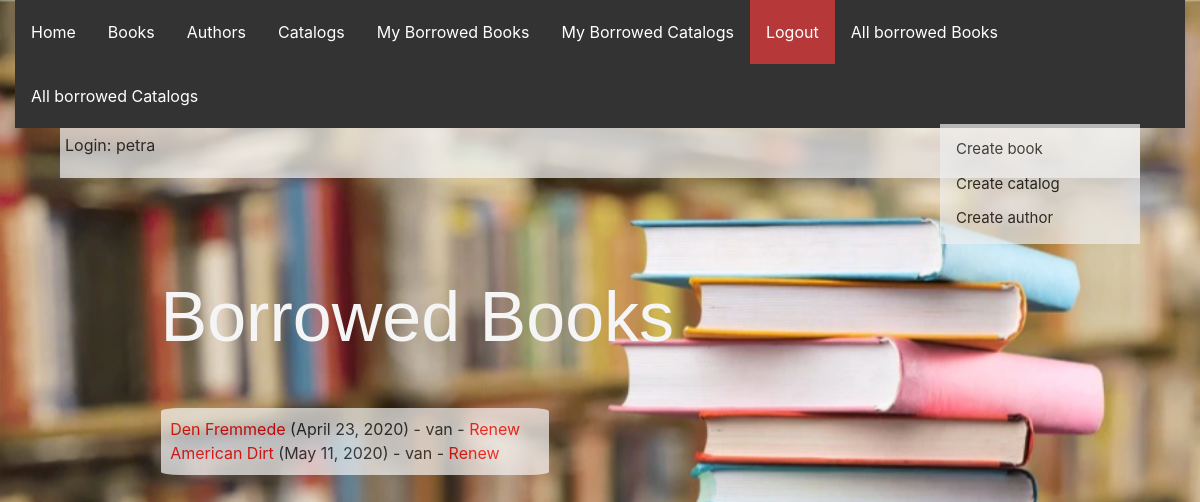
Page /library/borrowedbooks/ (signed in) on the committed database.
### library_app/models.py (models this page shows, shortened)
class BookInstance(models.Model):
    id = models.UUIDField(primary_key=True, default=uuid.uuid4,
                          help_text="Unique ID for book")
    book = models.ForeignKey('Book', on_delete=models.SET_NULL, null=True)
    imprint = models.CharField(max_length=200)
    due_back = models.DateField(null=True, blank=True)
    borrower = models.ForeignKey(User, on_delete=models.SET_NULL, null=True, blank=True)
    @property
    def is_overdue(self):
        if self.due_back and date.today() > self.due_back:
            return True
        return False
    LOAN_STATUS = (
        ('d', 'Maintenance'),
        ('o', 'On loan'),
        ('a', 'Available'),
        ('r', 'Reserved'),
    )
    status = models.CharField(
        max_length=1,
        choices=LOAN_STATUS,
        blank=True,
        default='d',
        help_text='Book availability')
    class Meta:
        ordering = ['due_back']
        permissions = (("can_mark_returned", "Set book as returned"),)

class Book(models.Model):
    title = models.CharField(max_length=200)
    author = models.ForeignKey('Author', on_delete=models.SET_NULL, null=True)
    summary = models.TextField(max_length=1000, help_text="Description of the book")
    isbn = models.CharField('ISBN', max_length=13,
                            help_text='13 Character <a href="https://www.isbn-international.org/content/what-isbn'
                                      '">ISBN number</a>')
    genre = models.ManyToManyField(Genre, help_text="Genre for this book")
    language = models.ForeignKey('Language', on_delete=models.SET_NULL, null=True)
    def display_genre(self):
        return ', '.join([genre.name for genre in self.genre.all()[:3]])
    display_genre.short_description = 'Genre'

### library_app/views.py (the view)
# urls.py: path(r'borrowedbooks/', views.LoanedBooksAllListView.as_view(), name='all-borrowed-books'),
class LoanedBooksAllListView(PermissionRequiredMixin, generic.ListView):
    model = BookInstance
    permission_required = 'library.can_mark_returned'
    template_name = 'library_app/bookinstance_list_borrowed_all.html'
    paginate_by = 10
    def get_queryset(self):
        return BookInstance.objects.filter(status__exact='o').order_by('due_back')

### library_app/templates/library_app/bookinstance_list_borrowed_all.html
{% extends "base.html" %}
{% block content %}
    <h1>Borrowed Books</h1>
     <div class = "container">
    {% if bookinstance_list %}
      {% for bookinst in bookinstance_list %}
      <div class="{% if bookinst.is_overdue %}text-danger{% endif %}">
        <a href="{% url 'book-detail' bookinst.book.pk %}">
        {{bookinst.book.title}}</a> ({{ bookinst.due_back }})
        {% if user.is_staff %}- {{ bookinst.borrower }}{% endif %}
         {% if perms.book.can_mark_returned %}- <a href="{% url 'renew-book-librarian' bookinst.id %}">Renew</a>
          {% endif %}
      </div>
      {% endfor %}
    {% else %}
      <p>No books borrowed.</p>
    {% endif %}
    </div>
{% endblock %}

### library_app/templates/base.html (shortened to what this page needs)
<!DOCTYPE html>
<html lang="en">
<head>
  <link rel="stylesheet" href="https://stackpath.bootstrapcdn.com/bootstrap/4.1.3/css/bootstrap.min.css">
  {% load static %}
  <link rel="stylesheet" href="{% static 'css/styles.css' %}">
</head>
<body>
  <div class="container-fluid">
    <div class="row">
      <div class="col-sm-12">
      {% block navbar %}
        <ul class="nav">
          <li><a href="{% url 'index' %}">Home</a></li>
          <li><a href="{% url 'books' %}">Books</a></li>
          <li><a href="{% url 'authors' %}">Authors</a></li>
          <li><a href="{% url 'catalogs' %}">Catalogs</a></li>
          {% if user.is_authenticated %}
     <li><a href="{% url 'my-borrowed-books'%}">My Borrowed Books</a></li>
     <li><a href="{% url 'my-borrowed-catalogs'%}">My Borrowed Catalogs</a></li>
     <div class = "logout">
     <li><a href="{% url 'logout'%}?next={{request.path}}">Logout</a></li>
     </div>
   {% else %}
   <div class = "login">
     <li><a href="{% url 'login'%}?next={{request.path}}">Login</a></li>
   </div>
   {% endif %}
   {% if user.is_staff %}
   {% if perms.library.can_mark_returned %}
   <li><a href="{% url 'all-borrowed-books' %}">All borrowed Books</a></li>
   <li><a href="{% url 'all-borrowed-catalogs' %}">All borrowed Catalogs</a></li>
   {% endif %}
   </ul>
    {% endif %}
     {% endblock %}
      </div>
    </div>
  </div>
<div class="container-2">
<p>Login: {{ user.get_username }}</p>
</div>
{% block sidenavr %}
<div class="sidenav">
  <a href="{% url 'book_create' %}">Create book</a>
  <a href="{% url 'catalog_create' %}">Create catalog</a>
  <a href="{% url 'author_create' %}">Create author</a>
</div>
 {% endblock %}
  <div class="col-sm-10 ">{% block content %}{% endblock %}
  </div>
</body>
</html>

### library_app/static/css/styles.css (style rules this page uses)
body { background: url(../images/background.png); background-size: cover; background-repeat: no-repeat; height: 300px; position: relative; }
ul { list-style-type: none; margin: 0; padding: 0; overflow: hidden; background-color: #333; }
li { float: right; }
li a { display: block; color: white; text-align: center; padding: 20px 16px; text-decoration: none; }
a { text-decoration: none; color: red; }
h1 { color: whitesmoke; margin-left: 15%; margin-top: 10%; font-family: 'Gill Sans', 'Gill Sans MT', Calibri, 'Trebuchet MS', sans-serif; font-size: 70px; }
.container { background-color: whitesmoke; border-radius: 5%; padding: 1%; opacity: 70%; width: 40%; margin-left: 15%; margin-top: 5%; }
.container-2 { background-color: whitesmoke; opacity: 70%; margin-left: 5%; width: 90%; padding: 5px; }
.sidenav { width: 200px; position: fixed; z-index: 1; top: 15.5%; right: 5%; background: #eee; opacity: 70%; overflow-x: hidden; padding: 8px 0; }
.sidenav a { padding: 6px 8px 6px 16px; text-decoration: none; font-size: 15px; color: black; display: block; }
.logout { background-color: rgb(182, 56, 56); }

### rows in the picture
BookInstance: book "Den Fremmede", due_back "April 23, 2020", borrower "van"
BookInstance: book "American Dirt", due_back "May 11, 2020", borrower "van"

### other values in the picture
{{ user.get_username }} "petra"
